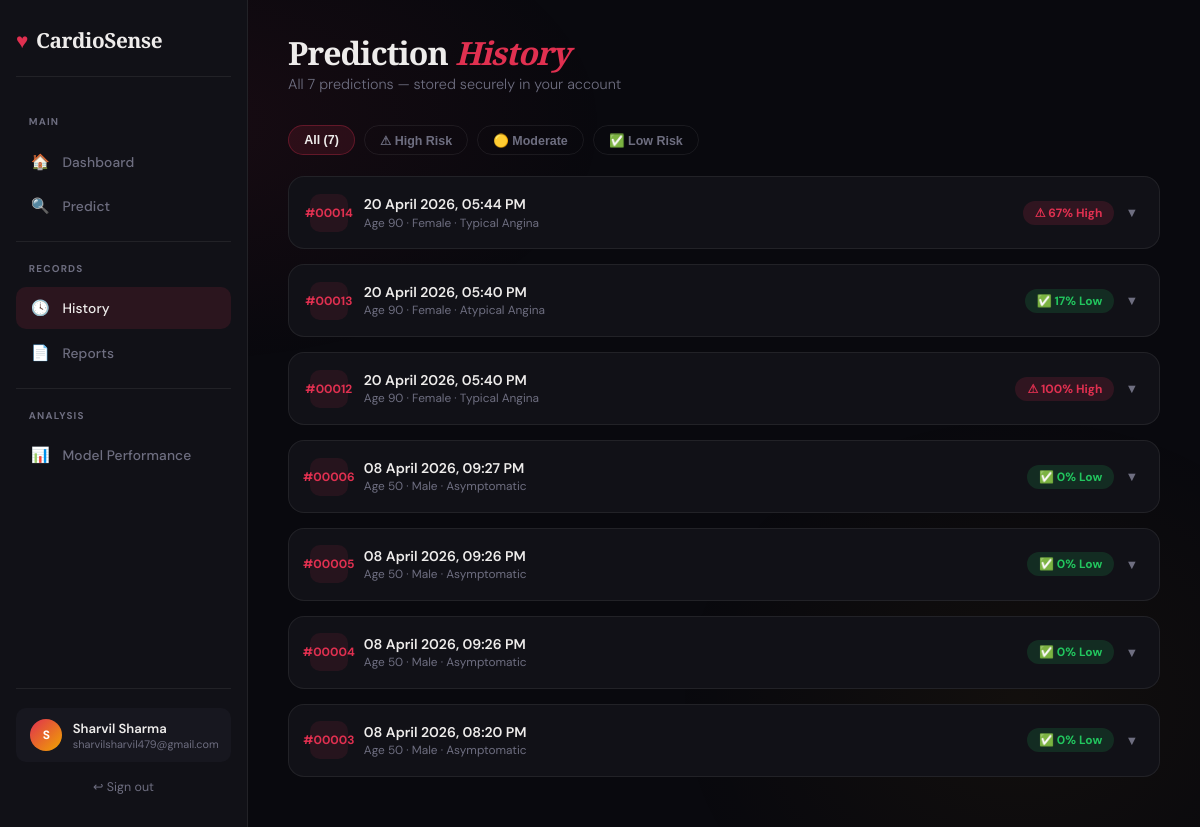
The app's page /history (signed in) with its own data.
### app.py (models this page shows)
class Prediction(db.Model):
    id           = db.Column(db.Integer, primary_key=True)
    user_id      = db.Column(db.Integer, db.ForeignKey('user.id'), nullable=False)
    created_at   = db.Column(db.DateTime, default=datetime.utcnow)
    age          = db.Column(db.Integer)
    sex          = db.Column(db.Integer)
    chestpain    = db.Column(db.Integer)
    rbp          = db.Column(db.Integer)
    cholesterol  = db.Column(db.Integer)
    fasting_bs   = db.Column(db.Integer)
    ecg          = db.Column(db.Integer)
    max_hr       = db.Column(db.Integer)
    angina       = db.Column(db.Integer)
    oldpeak      = db.Column(db.Float)
    st_slope     = db.Column(db.Integer)
    risk_pct     = db.Column(db.Integer)
    risk_label   = db.Column(db.String(20))
    results_json = db.Column(db.Text)

### app.py (the view)
@app.route('/history')
@login_required
def history():
    preds = Prediction.query.filter_by(user_id=session['user_id'])\
                            .order_by(Prediction.created_at.desc()).all()
    return render_template('history.html', predictions=preds, name=session['name'])

### app.py (called while the page is built)
@app.template_filter('from_json')
def from_json_filter(value):
    if not value:
        return []
    try:
        return json.loads(value)
    except Exception:
        return []

def login_required(f):
    @wraps(f)
    def decorated(*args, **kwargs):
        if 'user_id' not in session:
            return redirect(url_for('login'))
        return f(*args, **kwargs)
    return decorated

### templates/history.html (shortened to what this page needs)
{% extends "base.html" %}
{% block content %}
<div class="page-header">
  <h1>Prediction <em>History</em></h1>
  <p>All {{ predictions|length }} prediction{{ 's' if predictions|length != 1 else '' }} — stored securely in your account</p>
</div>
{% if predictions %}
<div class="filter-bar">
  <button class="fb active" onclick="filt('all',this)">All ({{ predictions|length }})</button>
  <button class="fb" onclick="filt('high',this)">⚠ High Risk</button>
  <button class="fb" onclick="filt('moderate',this)">🟡 Moderate</button>
  <button class="fb" onclick="filt('low',this)">✅ Low Risk</button>
</div>
{% for p in predictions %}
{% set results_list = p.results_json | from_json %}
<div class="hcard" data-risk="{{ p.risk_label }}">
  <div class="hc-head" onclick="tog({{ loop.index }})">
    <div class="hc-num">#{{ '%05d' % p.id }}</div>
    <div class="hc-meta">
      <h4>{{ p.created_at.strftime('%d %B %Y, %I:%M %p') }}</h4>
      <p>
        Age {{ p.age }} &middot;
        {{ 'Male' if p.sex==0 else 'Female' }} &middot;
        {% if p.chestpain==0 %}Atypical Angina
        {% elif p.chestpain==1 %}Non-Anginal Pain
        {% elif p.chestpain==2 %}Asymptomatic
        {% else %}Typical Angina{% endif %}
      </p>
    </div>
    <div class="hc-right">
      <span class="risk-badge risk-{{ p.risk_label }}">
        {{ '⚠' if p.risk_label=='high' else ('🟡' if p.risk_label=='moderate' else '✅') }}
        {{ p.risk_pct }}% {{ p.risk_label|capitalize }}
      </span>
      <span class="chevron" id="chev{{ loop.index }}">▼</span>
    </div>
  </div>
</div>
{% endfor %}
{% endif %}
{% endblock %}

### templates/base.html (style rules this page uses)
:root { --bg:#09090e; --surface:#111117; --surface2:#17171f; --border:rgba(255,255,255,0.07); --accent:#e03050; --gold:#f0a500; --text:#eeeceb; --muted:#6e6e80; --success:#22c55e; --warn:#f0a500; --glow:0 0 40px rgba(224,48,80,0.1); --radius:16px; }
*,*::before,*::after { box-sizing:border-box;margin:0;padding:0 }
html { scroll-behavior:smooth }
body { background:var(--bg);color:var(--text);font-family:'DM Sans',sans-serif;min-height:100vh;overflow-x:hidden }
body::before { content:'';position:fixed;inset:0;background:radial-gradient(ellipse 55% 45% at 15% 15%,rgba(224,48,80,.07) 0%,transparent 65%),radial-gradient(ellipse 45% 55% at 85% 85%,rgba(240,165,0,.045) 0%,transparent 65%);pointer-events:none;z-index:0 }
.page-header { margin-bottom:2rem }
.page-header h1 { font-family:'Playfair Display',serif;font-size:2rem;font-weight:900;letter-spacing:-.03em;line-height:1.1;margin-bottom:.3rem }
.page-header h1 em { font-style:italic;color:var(--accent) }
.page-header p { color:var(--muted);font-size:.9rem;font-weight:300 }
.risk-badge { display:inline-flex;align-items:center;gap:.35rem;padding:.25rem .75rem;border-radius:50px;font-size:.75rem;font-weight:700 }
.risk-high { background:rgba(224,48,80,.15);color:var(--accent) }
.risk-low { background:rgba(34,197,94,.15);color:var(--success) }

### templates/history.html (style rules this page uses)
.hcard { background:var(--surface);border:1px solid var(--border);border-radius:var(--radius);margin-bottom:.9rem;overflow:hidden;transition:border-color .25s }
.hc-head { display:flex;align-items:center;gap:1rem;padding:1.05rem 1.3rem;cursor:pointer }
.hc-num { width:38px;height:38px;background:rgba(224,48,80,.1);border-radius:10px;display:flex;align-items:center;justify-content:center;font-size:.75rem;font-weight:700;color:var(--accent);flex-shrink:0 }
.hc-meta { flex:1;min-width:0 }
.hc-meta h4 { font-size:.88rem;font-weight:600;margin-bottom:.12rem }
.hc-meta p { font-size:.74rem;color:var(--muted) }
.hc-right { display:flex;align-items:center;gap:.7rem;flex-shrink:0 }
.chevron { color:var(--muted);font-size:.8rem;transition:transform .25s;flex-shrink:0 }
.filter-bar { display:flex;gap:.55rem;margin-bottom:1.3rem;flex-wrap:wrap }
.fb { padding:.4rem .95rem;border-radius:50px;font-size:.78rem;font-weight:600;cursor:pointer;border:1px solid var(--border);background:transparent;color:var(--muted);transition:all .2s }
.fb.active,.fb:hover { background:rgba(224,48,80,.12);border-color:rgba(224,48,80,.3);color:var(--text) }

### records on screen
Prediction: id "00014", created_at "20 April 2026, 05:44 PM", age "90", sex "Female", chestpain "Typical Angina", risk_label "⚠", risk_pct "67", risk_label "High"
Prediction: id "00013", created_at "20 April 2026, 05:40 PM", age "90", sex "Female", chestpain "Atypical Angina", risk_label "✅", risk_pct "17", risk_label "Low"
Prediction: id "00012", created_at "20 April 2026, 05:40 PM", age "90", sex "Female", chestpain "Typical Angina", risk_label "⚠", risk_pct "100", risk_label "High"
Prediction: id "00006", created_at "08 April 2026, 09:27 PM", age "50", sex "Male", chestpain "Asymptomatic", risk_label "✅", risk_pct "0", risk_label "Low"
Prediction: id "00005", created_at "08 April 2026, 09:26 PM", age "50", sex "Male", chestpain "Asymptomatic", risk_label "✅", risk_pct "0", risk_label "Low"
Prediction: id "00004", created_at "08 April 2026, 09:26 PM", age "50", sex "Male", chestpain "Asymptomatic", risk_label "✅", risk_pct "0", risk_label "Low"
Prediction: id "00003", created_at "08 April 2026, 08:20 PM", age "50", sex "Male", chestpain "Asymptomatic", risk_label "✅", risk_pct "0", risk_label "Low"

### other values on screen
{{ session.name[0]|upper }} "S"
{{ session.name }} "Sharvil Sharma"
{{ session.email }} "sharvilsharvil479@gmail.com"
{{ predictions|length }} "7"
{{ 's' if predictions|length != 1 else '' }} "s"
